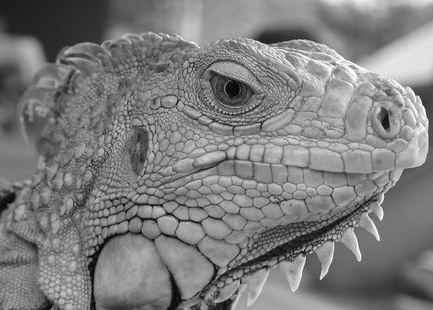
#> input picture hw2_release/iguana.png, 433 x 310 px
$ jupyter execute --allow-errors testhw2.ipynb   (shell and % lines are left out)   (older library calls are emulated)
#> lines starting #> are read from the running program, lines starting #| are printed output that depends on the picture
[cell 1]
import numpy as np
import matplotlib.pyplot as plt
from time import time
from skimage import io
from __future__ import print_function
import cv2

plt.rcParams['figure.figsize'] = (15.0, 12.0)
plt.rcParams['image.interpolation'] = 'nearest'
plt.rcParams['image.cmap'] = 'gray'

[cell 2]
def conv(image, kernel):
    Hi, Wi = image.shape
    Hk, Wk = kernel.shape
    out = np.zeros((Hi, Wi))
    pad_width0 = Hk // 2
    pad_width1 = Wk // 2
    pad_width = ((pad_width0, pad_width0),(pad_width1,pad_width1))
    padded = np.pad(image, pad_width, mode='edge')
    for i in range(Hi):
        for j in range(Wi):
            out[i][j] = np.multiply(kernel, padded[i:i+Hk, j:j+Wk]).sum()
    return out
def gaussian_kernel(size, sigma):
#> called with size = 3, sigma = 1
    kernel = np.zeros((size, size))
    for i in range(size):
        for j in range(size):
            kernel[i][j] = 1.0/(2*np.pi*np.power(sigma,2))*(np.exp(-1*(np.power(i-size/2,2)+np.power(j-size/2,2))/(2*np.power(sigma,2))))
    return kernel

[cell 3]
kernel = gaussian_kernel(3,1)
kernel_test = np.array(
    [[ 0.05854983,  0.05854983,  0.05854983],
 [ 0.05854983,  0.15915494,  0.05854983],
 [ 0.05854983,  0.05854983,  0.05854983]]
)
# Test Gaussian kernel
if not np.allclose(kernel, kernel_test):
    print('Incorrect values! Please check your implementation.')
else:
    print("your kernel is OK!")

[cell 4]
kernel_size = 5
sigma = 1.4

# laod image
img = io.imread('iguana.png', as_grey=True)
#> img: shape (310, 433) float64; min 0, max 1, mean 0.492
kernel = gaussian_kernel(kernel_size, sigma)

# convolve image with kernel to achieve smoothes effect
smoothed = conv(img, kernel)
#> after the loop in conv, `for i in range(Hi):`:
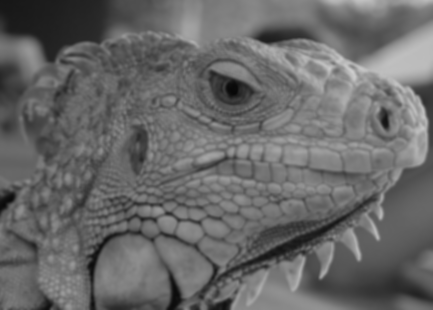
#> out: shape (310, 433) float64; min 0.0309, max 0.806, mean 0.41

plt.subplot(1,2,1)
plt.imshow(img)
plt.title('original image')
plt.axis('off')

plt.subplot(1,2,2)
plt.imshow(smoothed)
plt.title('Smoothed image')
plt.axis('off')

plt.show()

[cell 5]
def partial_x(img):
    out = None
    kernel = np.array([[-1,0,1],[-2,0,2],[-1,0,1]])
    imgHeight, imgWidth = img.shape
    out = np.zeros((imgHeight, imgWidth))
    out = conv(img, kernel)

    return out
def partial_y(img):
    out = None
    kernel = np.array([[-1,-2,-1],[0,0,0],[1,2,1]])
    imgHeight, imgWidth = img.shape
    out = np.zeros((imgHeight, imgWidth))
    out = conv(img, kernel)

    return out

[cell 6]
# Test input
I = np.array(
    [[0, 0, 0],
     [0, 1, 0],
     [0, 0, 0]]
)

# Expected outputs
I_x_test = np.array(
    [[ 0, 0, 0],
     [ 0.5, 0, -0.5],
     [ 0, 0, 0]]
)

I_y_test = np.array(
    [[ 0, 0.5, 0],
     [ 0, 0, 0],
     [ 0, -0.5, 0]]
)

I_x = partial_x(I)
I_y = partial_y(I)

# Test correctness of partial_x and partial_y
if not np.all(I_x == I_x_test):
    print('partial_x incorrect')

if not np.all(I_y == I_y_test):
    print('partial_y incorrect')

[cell 7]
Gx = partial_x(smoothed)
#> after the loop in conv (call 4), `for i in range(Hi):`:
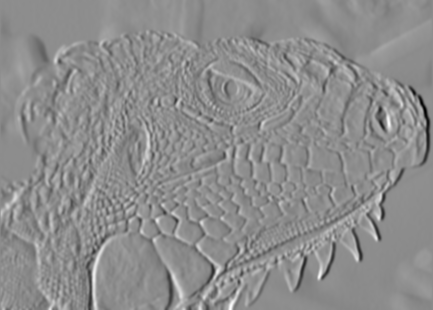
#> out: shape (310, 433) float64; min -1.19, max 0.964, mean 0.00155; drawn with min black and max white
Gy = partial_y(smoothed)
#> after the loop in conv (call 5), `for i in range(Hi):`:
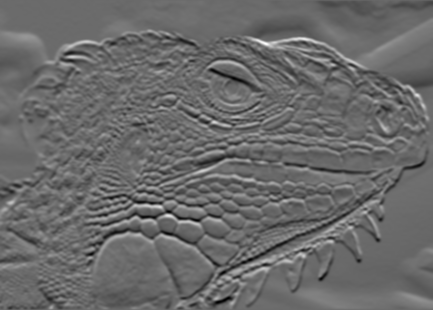
#> out: shape (310, 433) float64; min -0.849, max 1.18, mean -0.00139; drawn with min black and max white

plt.subplot(1,2,1)
plt.imshow(Gx)
plt.title('Derivatibe in x direction')
plt.axis('off')

plt.subplot(1,2,2)
plt.imshow(Gy)
plt.title('Derivative in y direction')
plt.axis('off')

plt.show()

[cell 8]
def gradient(img):
    G = np.zeros(img.shape)
    theta = np.zeros(img.shape)
    Gx = partial_x(img)
    Gy = partial_y(img)
    print(Gx.shape)
#| (310, 433)
    print(Gy.shape)
#| (310, 433)
    G = np.sqrt(np.power(Gx,2)+np.power(Gy,2))
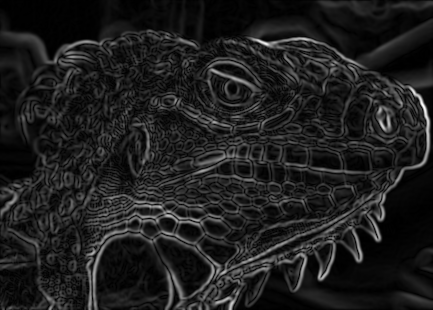
#> G: shape (310, 433) float64; min 0, max 1.28, mean 0.155; drawn with min black and max white
    theta = np.arctan2(Gy, Gx) * 180 / np.pi
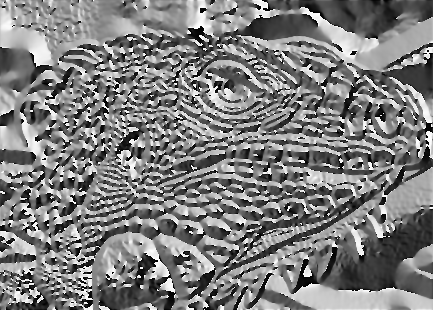
#> theta: shape (310, 433) float64; min -180, max 180, mean -1.3; drawn with min black and max white
    return G, theta

[cell 9]
G, theta = gradient(smoothed)
if not np.all(G>=0):
    print('Magnitude of gradients should be non-negative')

if not np.all((theta>=0)*(theta<360)):
    print('Direction of gradients should be in range 0 <= theta < 360')

# orignal image
plt.subplot(2,3,1)
plt.imshow(smoothed)
plt.title('original image')
plt.axis('off')

# Gx gredient
plt.subplot(2,3,2)
plt.imshow(partial_x(smoothed))
plt.title('Gx')
plt.axis('off')

# Gy gredient
plt.subplot(2,3,3)
plt.imshow(partial_y(smoothed))
plt.title('Gy')
plt.axis('off')

# Gradient magnitude
plt.subplot(2,3,4)
plt.imshow(G)
plt.title('Gradient magnitude')
plt.axis('off')

# orientation at each pixel
plt.subplot(2,3,5)
plt.imshow(theta)
plt.title('Orientation at each pixel')
plt.axis('off')

plt.show()

[cell 10]
def non_maximum_suppression(G, theta):
    H, W = G.shape
    out = np.zeros((H, W))
    theta = np.floor((theta+22.5)/45)*45
    for i in range(H):
        for j in range(W):
            if theta[i][j] <0:
                theta[i][j] += 360
            if ((j+1)<W) and ((j-1)>=0) and ((i+1)<H) and ((i-1)>=0):
                if (theta[i][j]== 360 or theta[i][j] == 0) or (theta[i][j] == 180):
                    if theta[i][j] >= theta[i][j+1] and theta[i][j] >= theta[i][j-1]:
                        out[i][j] = theta[i][j]
                if (theta[i][j] == 45) or (theta[i][j] == 225):
                    if theta[i][j] >= theta[i-1][j+1] and theta[i][j] >= theta[i+1][j-1]:
                        out[i][j] = theta[i][j]
                if (theta[i][j] == 90) or (theta[i][j] == 270):
                    if theta[i][j] >= theta[i-1][j] and theta[i][j] >= theta[i+1][j]:
                        out[i][j] = theta[i][j]
                if (theta[i][j] == 135) or (theta[i][j] == 315):
                    if theta[i][j] >= theta[i-1][j-1] and theta[i][j] >= theta[i+1][j+1]:
                        out[i][j] = theta[i][j]
    return out

[cell 11]
# Test input
g = np.array(
    [[0.4, 0.5, 0.6],
     [0.3, 0.5, 0.7],
     [0.4, 0.5, 0.6]]
)
# Print out non-maximum suppressed output
# varying theta
for angle in range(0, 180, 45):
    print('Thetas:', angle)
    t = np.ones((3, 3)) * angle # Initialize theta
    print(non_maximum_suppression(g, t))

[cell 12]
nms = non_maximum_suppression(G,theta)
#> after the loop in non_maximum_suppression (call 5), `for i in range(H):`:
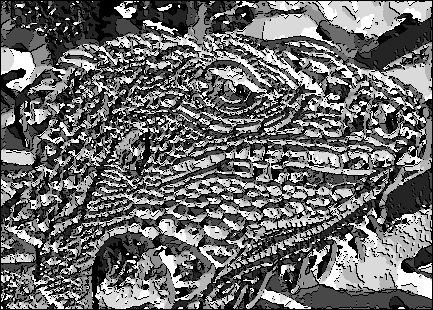
#> out: shape (310, 433) float64; min 0, max 315, mean 132.6; drawn with min black and max white
#> after the loop in non_maximum_suppression (call 5), `for i in range(H):`:
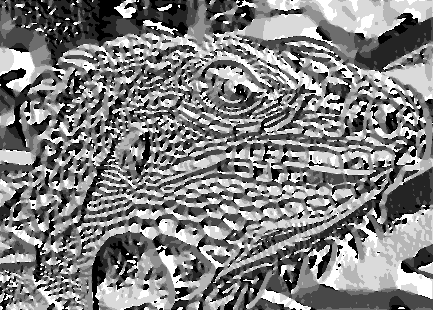
#> theta: shape (310, 433) float64; min 0, max 315, mean 159.4; drawn with min black and max white

# gradient magnitude
plt.subplot(1,2,1)
plt.imshow(G)
plt.title('Gradient magnitude')
plt.axis('off')

# non_maximum_suppression
plt.subplot(1,2,2)
plt.imshow(nms)
plt.title('non-maximum-suppression')
plt.axis('off')

[cell 13]
def double_thresholding(img, high, low):
#> called with high = 0.4, low = 0.02
    strong_edges = np.zeros(img.shape)
    weak_edges = np.zeros(img.shape)
    strong_edges = img>high
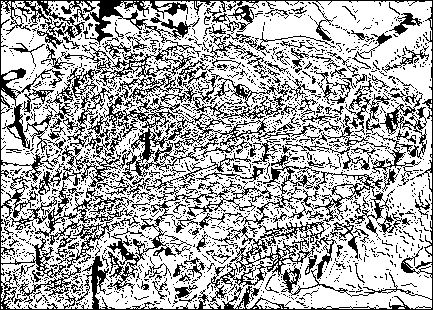
#> strong_edges: shape (310, 433) bool; 67.8% white; black in thin lines or dots
    for i in range(img.shape[0]):
        for j in range(img.shape[1]):
            if img[i][j]<=high and img[i][j]>=low:
                weak_edges[i][j] = 1
#> weak_edges: shape (310, 433) float64; every value is 0
    weak_edges = weak_edges>0
    print(weak_edges)
#> (printed output is left out)
    return strong_edges, weak_edges

[cell 14]
low_threshold = 0.02
high_threshold = 0.4

strong_edges, weak_edges = double_thresholding(nms, high_threshold, low_threshold)
#> weak_edges: shape (310, 433) bool; every value is 0
assert(np.sum(strong_edges & weak_edges) == 0)

edges = strong_edges*1.0 + weak_edges*0.5
#> edges: shape (310, 433) float64; values 0 (black) and 1 (white), 67.8% white; black in thin lines or dots

plt.subplot(1,2,1)
plt.imshow(strong_edges)
plt.title('strong edges')
plt.axis('off')

plt.subplot(1,2,2)
plt.imshow(edges)
plt.title('Strong+Weak Edges')
plt.axis('off')

plt.show()

[cell 15]
def get_neighbors(y, x, H, W):
    neighbors = []
    for i in (y-1, y, y+1):
        for j in (x-1, x, x+1):
            if i>=0 and i< H and j>=0 and j<W:
                if (i==y and j==x):
                    continue
                neighbors.append((i,j))
    return neighbors

def link_edges(strong_edges, weak_edges):
    H, W = strong_edges.shape
    indices = np.stack(np.nonzero(strong_edges)).T
    edges = np.zeros((H,W))

    return edges

[cell 16]
a = np.array([[1,2,3],[4,5,6],[7,8,9]])
b = np.zeros(a.shape)
for i in range(3):
    for j in range(3):
        if a[i][j]<6 and a[i][j]>3:
            b[i][j] = True
        else:
            b[i][j] = False

[cell 17]
def canny(img, kernel_size=5, sigma=1.4, high=20, low=15):
    kernel = gaussian_kernel(kernel_size, sigma)
    smoothed = conv(img, kernel)
    G, theta = gradient(smoothed)
    out = non_maximum_suppression(G, theta)
    strong_edges, weak_edges = double_thresholding(out, high, low)

[cell 18]
img = io.imread('road.jpg', as_grey=True)
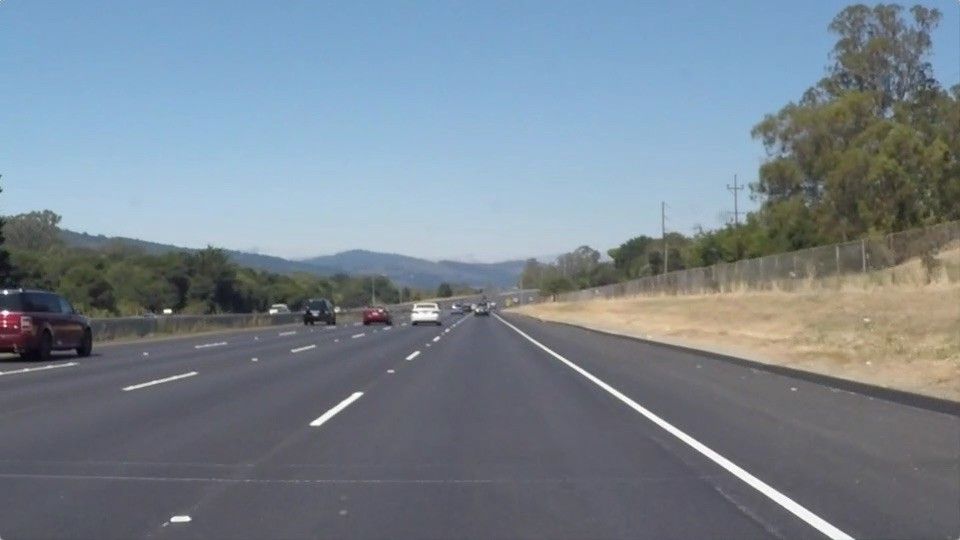
#> input picture hw2_release/road.jpg, 960 x 540 px
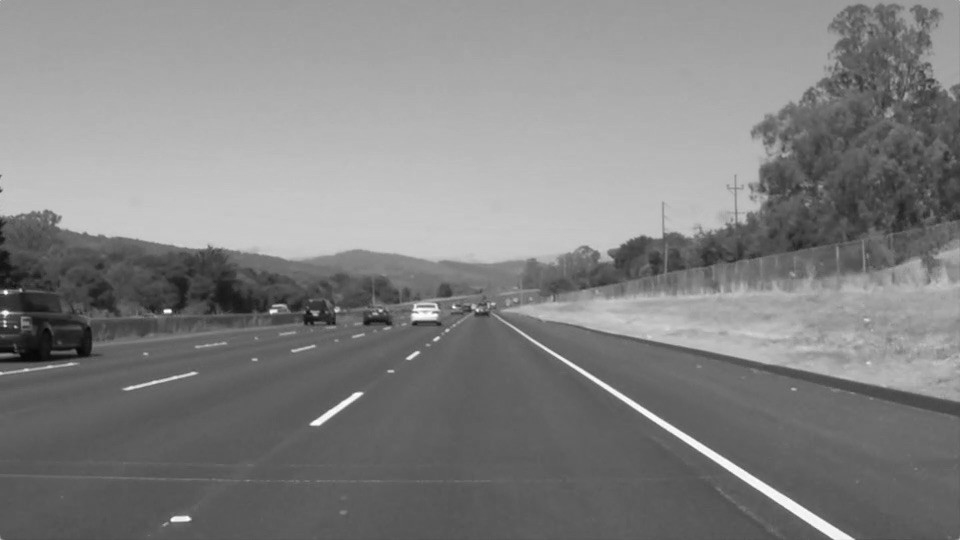
#> img: shape (540, 960) float64; min 0.0195, max 1, mean 0.513
#> (the rest of this cell did not finish here and is left out)
